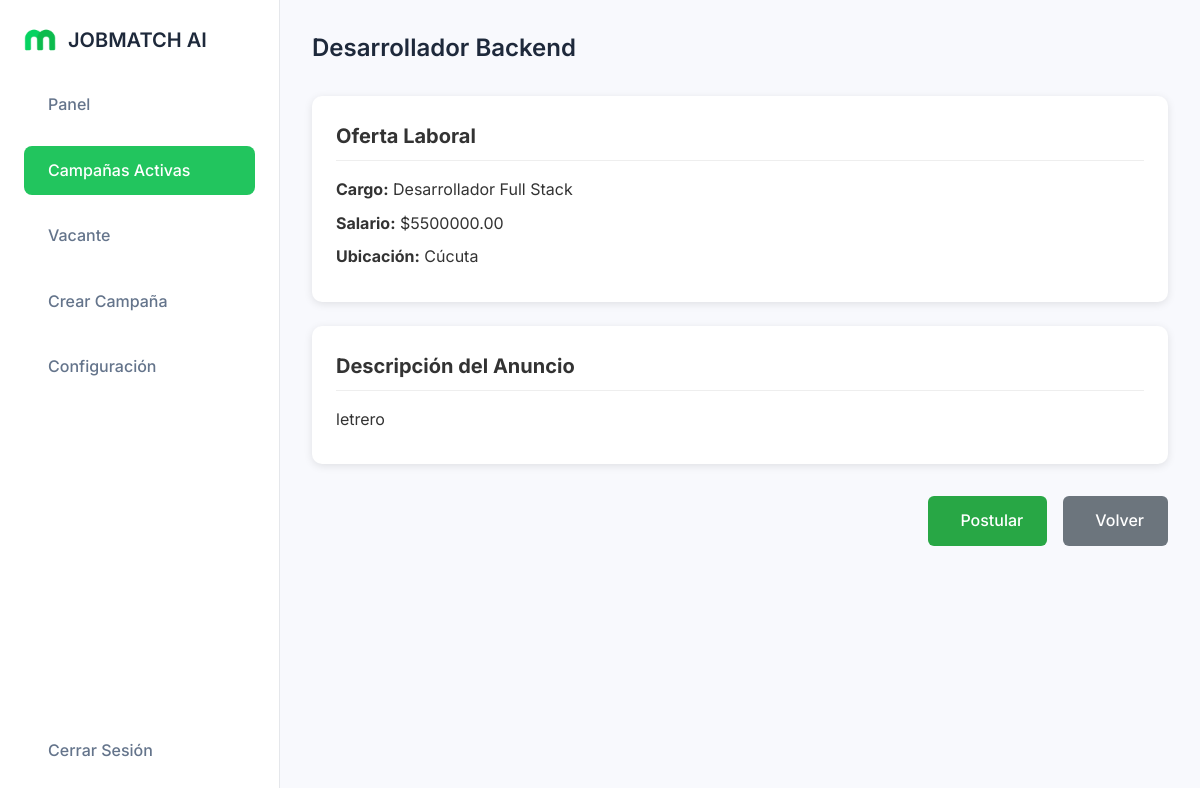
The page /ver-anuncio/1/ on the database its author committed.
### dashboard/models.py (models this page shows, shortened)
class Campania(models.Model):
    ESTADOS = (
        ('activa', 'Activa'),
        ('pausada', 'Pausada'),
        ('finalizada', 'Finalizada'),
    )
    OfertaLaboral = models.ForeignKey('OfertaLaboral', on_delete=models.SET_NULL, null=True, blank=True)
    nombre = models.CharField(max_length=200)
    contenido = models.TextField()
    plataformas = models.ManyToManyField(Plataforma)
    presupuesto = models.DecimalField(max_digits=10, decimal_places=2)
    fecha_inicio = models.DateTimeField()
    fecha_creacion = models.DateTimeField(auto_now_add=True)
    estado = models.CharField(max_length=20, choices=ESTADOS, default='activa')
    id_facebook = models.CharField(max_length=100, blank=True)  # ID de la campaña en Meta

class OfertaLaboral(models.Model):
    cargo = models.CharField(max_length=100)
    salario = models.DecimalField(max_digits=10, decimal_places=2)
    ubicacion = models.CharField(max_length=100)
    critica = models.BooleanField(default=False)

### dashboard/views.py (the view)
# urls.py: path('ver-anuncio/<int:campania_id>/', views.vista_anuncio, name='vista_anuncio'),
def vista_anuncio(request, campania_id):
    try:
        campania = Campania.objects.get(id=campania_id)
        oferta = campania.OfertaLaboral
        return render(request, 'vista_anuncio.html', {'campania': campania, 'oferta': oferta})
    except Campania.DoesNotExist:
        return render(request, 'error.html', {'message': 'Campaña no encontrada.'})

### dashboard/templates/vista_anuncio.html (shortened to what this page needs)
{% load static %}
<!DOCTYPE html>
<html lang="es">
<head>
  <link rel="stylesheet" href="https://cdn.jsdelivr.net/npm/@tabler/icons-webfont@2.30.0/tabler-icons.min.css" />
  <link rel="stylesheet" href="{% static 'dashboard/css/styles.css' %}">
</head>
<body>
  <div class="dashboard-container">
    <nav class="sidebar">
      <div class="logo-container">
        <img src="{% static 'images/logo.png' %}" alt="Logo JobMatch AI" class="logo-image" />
        <h1 class="logo-text">JOBMATCH AI</h1>
      </div>
      <ul class="nav-menu">
        <li class="nav-item"><a href="{% url 'dashboard' %}" class="nav-link"> <span class="nav-text">Panel</span></a></li>
        <li class="nav-item active"><a href="{% url 'campania_activas' %}" class="nav-link"> <span class="nav-text">Campañas Activas</span></a></li>
        <li class="nav-item"><a href="{% url 'vacante' %}" class="nav-link"> <span class="nav-text">Vacante</span></a></li>
        <li class="nav-item"><a href="{% url 'create_campaign' %}" class="nav-link"> <span class="nav-text">Crear Campaña</span></a></li>
        <li class="nav-item"><a href="#" class="nav-link"> <span class="nav-text">Configuración</span></a></li>
      </ul>
      <div class="logout-container"><span class="nav-text">Cerrar Sesión</span></div>
    </nav>
    <main class="main-content">
      <header class="main-header">
        <div class="welcome-container">
          <h2 class="welcome-heading">{{ campania.nombre }}</h2>
        </div>
      </header>
      <section class="campaign-form">
        {% if oferta %}
          <div class="card">
            <h3>Oferta Laboral</h3>
            <p><strong>Cargo:</strong> {{ oferta.cargo }}</p>
            <p><strong>Salario:</strong> ${{ oferta.salario }}</p>
            <p><strong>Ubicación:</strong> {{ oferta.ubicacion }}</p>
          </div>
        {% else %}
          <div class="card">
            <h3>Oferta Laboral</h3>
            <p>No hay oferta laboral asociada a esta campaña.</p>
          </div>
        {% endif %}
        <div class="card">
          <h3>Descripción del Anuncio</h3>
          <p>{{ campania.contenido }}</p>
        </div>
        <div class="form-actions">
          <a href="{% url 'postular' campania.id %}" class="btn-primary">
            Postular
          </a>
          <a href="{% url 'campania_activas' %}" class="btn-secondary">
            Volver
          </a>
        </div>
      </section>
    </main>
  </div>
</body>
</html>

### dashboard/static/dashboard/css/styles.css (style rules this page uses)
* { margin: 0; padding: 0; box-sizing: border-box; font-family: "Inter", sans-serif; }
body { background-color: #f8f9fd; color: #333; line-height: 1.6; }
.dashboard-container { display: flex; min-height: 100vh; }
.sidebar { width: 280px; background-color: #ffffff; padding: 1.5rem; display: flex; flex-direction: column; gap: 1.5rem; border-right: 1px solid #e5e7eb; }
.logo-container { display: flex; align-items: center; gap: 0.75rem; }
.logo-image { width: 32px; height: 32px; border-radius: 0.5rem; }
.logo-text { color: #1e293b; font-size: 1.25rem; line-height: 1.75rem; font-weight: 600; }
.nav-menu { display: flex; flex-direction: column; gap: 1rem; }
.nav-item { display: flex; align-items: center; gap: 0.75rem; color: #64748b; padding: 0.75rem; border-radius: 0.5rem; cursor: pointer; transition: all 0.3s ease; }
.nav-item.active { background-color: #22c55e; color: white; }
.nav-text { font-weight: 500; }
.nav-link { display: flex; align-items: center; gap: 0.75rem; color: inherit; text-decoration: none; width: 100%; }
.nav-item.active .nav-link { color: white; }
.logout-container { margin-top: auto; display: flex; align-items: center; gap: 0.75rem; color: #64748b; padding: 0.75rem; cursor: pointer; transition: all 0.3s ease; }
.main-content { flex: 1; padding: 2rem; }
.main-header { display: flex; justify-content: space-between; align-items: center; margin-bottom: 2rem; }
.welcome-container { display: flex; flex-direction: column; gap: 0.5rem; }
.welcome-heading { color: #1e293b; font-size: 1.5rem; line-height: 2rem; font-weight: 600; }
.form-actions { display: flex; gap: 1rem; margin-top: 3rem; justify-content: flex-end; }
.btn-primary { background: #22c55e; color: white; padding: 1rem 2.5rem; border-radius: 8px; font-weight: 600; transition: all 0.2s ease; border: none; cursor: pointer; }
.btn-secondary { background: #ffffff; color: #22c55e; padding: 1rem 2rem; border-radius: 8px; font-weight: 600; transition: all 0.2s ease; border: 2px solid #e5e7eb; }

### dashboard/templates/vista_anuncio.html (style rules this page uses)
.card { background-color: #fff; border-radius: 10px; box-shadow: 0 2px 8px rgba(0,0,0,0.1); padding: 1.5rem; margin-bottom: 1.5rem; }
.card h3 { margin-bottom: 1rem; font-size: 1.25rem; border-bottom: 1px solid #eee; padding-bottom: 0.5rem; }
.card p { margin: 0.5rem 0; }
.form-actions { display: flex; gap: 1rem; margin-top: 2rem; }
.btn-primary { background-color: #28a745; color: white; padding: 0.75rem 1.5rem; border: none; border-radius: 6px; text-decoration: none; display: flex; align-items: center; gap: 0.5rem; font-weight: 500; }
.btn-secondary { background-color: #6c757d; color: white; padding: 0.75rem 1.5rem; border: none; border-radius: 6px; text-decoration: none; display: flex; align-items: center; gap: 0.5rem; font-weight: 500; }

### rows shown on the page
Campania: nombre "Desarrollador Backend", contenido "letrero"
OfertaLaboral: cargo "Desarrollador Full Stack", salario "5500000.00", ubicacion "Cúcuta"
